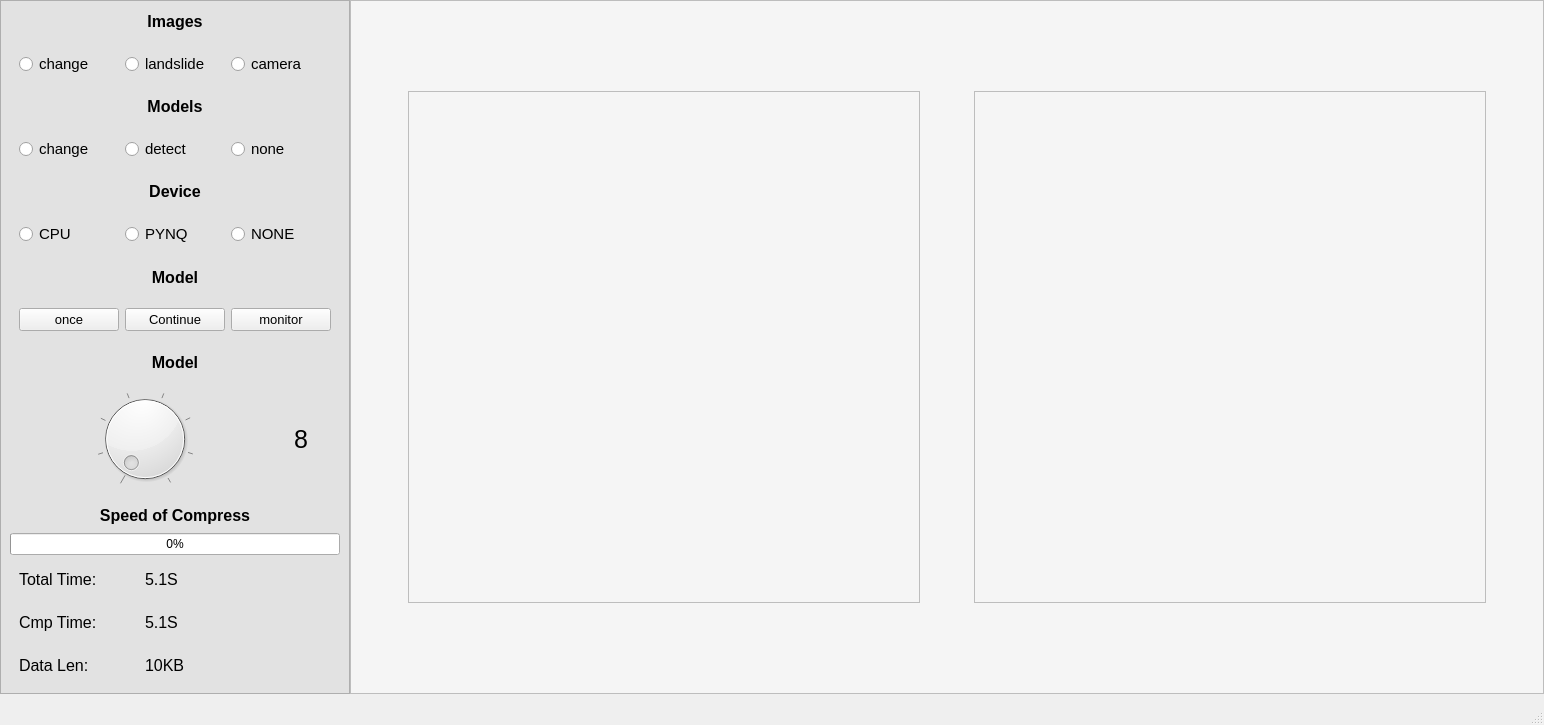
<?xml version="1.0" encoding="UTF-8"?>
<ui version="4.0">
 <class>MainWindow</class>
 <widget class="QMainWindow" name="MainWindow">
  <property name="geometry">
   <rect>
    <x>0</x>
    <y>0</y>
    <width>1544</width>
    <height>725</height>
   </rect>
  </property>
  <property name="windowTitle">
   <string notr="true">高分辨星地协同计算系统——云图</string>
  </property>
  <widget class="QWidget" name="centralwidget">
   <layout class="QHBoxLayout" name="horizontalLayout">
    <property name="spacing">
     <number>0</number>
    </property>
    <property name="leftMargin">
     <number>0</number>
    </property>
    <property name="topMargin">
     <number>0</number>
    </property>
    <property name="rightMargin">
     <number>0</number>
    </property>
    <item>
     <widget class="QFrame" name="frameCtrl">
      <property name="maximumSize">
       <size>
        <width>350</width>
        <height>16777215</height>
       </size>
      </property>
      <property name="font">
       <font>
        <pointsize>10</pointsize>
       </font>
      </property>
      <property name="styleSheet">
       <string notr="true">QFrame {
	background-color: rgb(226, 226, 226);
}</string>
      </property>
      <property name="frameShape">
       <enum>QFrame::StyledPanel</enum>
      </property>
      <property name="frameShadow">
       <enum>QFrame::Raised</enum>
      </property>
      <layout class="QVBoxLayout" name="verticalLayout">
       <item>
        <widget class="QLabel" name="label">
         <property name="minimumSize">
          <size>
           <width>0</width>
           <height>20</height>
          </size>
         </property>
         <property name="maximumSize">
          <size>
           <width>16777215</width>
           <height>16777215</height>
          </size>
         </property>
         <property name="font">
          <font>
           <pointsize>12</pointsize>
           <weight>75</weight>
           <bold>true</bold>
          </font>
         </property>
         <property name="text">
          <string>Images</string>
         </property>
         <property name="alignment">
          <set>Qt::AlignCenter</set>
         </property>
        </widget>
       </item>
       <item>
        <widget class="QWidget" name="w_image" native="true">
         <property name="minimumSize">
          <size>
           <width>0</width>
           <height>50</height>
          </size>
         </property>
         <property name="maximumSize">
          <size>
           <width>16777215</width>
           <height>16777215</height>
          </size>
         </property>
         <layout class="QHBoxLayout" name="horizontalLayout_2">
          <item>
           <widget class="QRadioButton" name="changeImgButton">
            <property name="font">
             <font>
              <pointsize>11</pointsize>
             </font>
            </property>
            <property name="text">
             <string>change</string>
            </property>
           </widget>
          </item>
          <item>
           <widget class="QRadioButton" name="landImgButton">
            <property name="font">
             <font>
              <pointsize>11</pointsize>
             </font>
            </property>
            <property name="text">
             <string>landslide</string>
            </property>
           </widget>
          </item>
          <item>
           <widget class="QRadioButton" name="cameaImgButton">
            <property name="font">
             <font>
              <pointsize>11</pointsize>
             </font>
            </property>
            <property name="text">
             <string>camera</string>
            </property>
           </widget>
          </item>
         </layout>
        </widget>
       </item>
       <item>
        <widget class="QLabel" name="label_4">
         <property name="minimumSize">
          <size>
           <width>0</width>
           <height>20</height>
          </size>
         </property>
         <property name="maximumSize">
          <size>
           <width>16777215</width>
           <height>16777215</height>
          </size>
         </property>
         <property name="font">
          <font>
           <pointsize>12</pointsize>
           <weight>75</weight>
           <bold>true</bold>
          </font>
         </property>
         <property name="text">
          <string>Models</string>
         </property>
         <property name="alignment">
          <set>Qt::AlignCenter</set>
         </property>
        </widget>
       </item>
       <item>
        <widget class="QWidget" name="w_model" native="true">
         <property name="minimumSize">
          <size>
           <width>0</width>
           <height>50</height>
          </size>
         </property>
         <property name="maximumSize">
          <size>
           <width>16777215</width>
           <height>16777215</height>
          </size>
         </property>
         <layout class="QHBoxLayout" name="horizontalLayout_4">
          <item>
           <widget class="QRadioButton" name="changeButton">
            <property name="font">
             <font>
              <pointsize>11</pointsize>
             </font>
            </property>
            <property name="text">
             <string>change</string>
            </property>
           </widget>
          </item>
          <item>
           <widget class="QRadioButton" name="detectButton">
            <property name="font">
             <font>
              <pointsize>11</pointsize>
             </font>
            </property>
            <property name="text">
             <string>detect</string>
            </property>
           </widget>
          </item>
          <item>
           <widget class="QRadioButton" name="nonButton">
            <property name="font">
             <font>
              <pointsize>11</pointsize>
             </font>
            </property>
            <property name="text">
             <string>none</string>
            </property>
           </widget>
          </item>
         </layout>
        </widget>
       </item>
       <item>
        <widget class="QLabel" name="label_10">
         <property name="minimumSize">
          <size>
           <width>0</width>
           <height>20</height>
          </size>
         </property>
         <property name="maximumSize">
          <size>
           <width>16777215</width>
           <height>16777215</height>
          </size>
         </property>
         <property name="font">
          <font>
           <pointsize>12</pointsize>
           <weight>75</weight>
           <bold>true</bold>
          </font>
         </property>
         <property name="text">
          <string>Device</string>
         </property>
         <property name="alignment">
          <set>Qt::AlignCenter</set>
         </property>
        </widget>
       </item>
       <item>
        <widget class="QWidget" name="w_device" native="true">
         <property name="minimumSize">
          <size>
           <width>0</width>
           <height>50</height>
          </size>
         </property>
         <property name="maximumSize">
          <size>
           <width>16777215</width>
           <height>16777215</height>
          </size>
         </property>
         <property name="layoutDirection">
          <enum>Qt::LeftToRight</enum>
         </property>
         <property name="styleSheet">
          <string notr="true"/>
         </property>
         <layout class="QHBoxLayout" name="horizontalLayout_8">
          <item>
           <widget class="QRadioButton" name="cpuButton">
            <property name="font">
             <font>
              <pointsize>11</pointsize>
             </font>
            </property>
            <property name="text">
             <string>CPU</string>
            </property>
           </widget>
          </item>
          <item>
           <widget class="QRadioButton" name="pynqButton">
            <property name="font">
             <font>
              <pointsize>11</pointsize>
             </font>
            </property>
            <property name="text">
             <string>PYNQ</string>
            </property>
           </widget>
          </item>
          <item>
           <widget class="QRadioButton" name="noCmpButton">
            <property name="font">
             <font>
              <pointsize>11</pointsize>
             </font>
            </property>
            <property name="text">
             <string>NONE</string>
            </property>
           </widget>
          </item>
         </layout>
        </widget>
       </item>
       <item>
        <widget class="QLabel" name="label_9">
         <property name="minimumSize">
          <size>
           <width>0</width>
           <height>20</height>
          </size>
         </property>
         <property name="maximumSize">
          <size>
           <width>16777215</width>
           <height>16777215</height>
          </size>
         </property>
         <property name="font">
          <font>
           <pointsize>12</pointsize>
           <weight>75</weight>
           <bold>true</bold>
          </font>
         </property>
         <property name="text">
          <string>Model</string>
         </property>
         <property name="alignment">
          <set>Qt::AlignCenter</set>
         </property>
        </widget>
       </item>
       <item>
        <widget class="QWidget" name="w_cmd" native="true">
         <property name="minimumSize">
          <size>
           <width>0</width>
           <height>50</height>
          </size>
         </property>
         <property name="maximumSize">
          <size>
           <width>16777215</width>
           <height>16777215</height>
          </size>
         </property>
         <layout class="QHBoxLayout" name="horizontalLayout_3">
          <item>
           <widget class="QPushButton" name="onceButton">
            <property name="font">
             <font>
              <pointsize>10</pointsize>
             </font>
            </property>
            <property name="text">
             <string>once</string>
            </property>
           </widget>
          </item>
          <item>
           <widget class="QPushButton" name="continueButton">
            <property name="font">
             <font>
              <pointsize>10</pointsize>
             </font>
            </property>
            <property name="text">
             <string>Continue</string>
            </property>
           </widget>
          </item>
          <item>
           <widget class="QPushButton" name="monitorButton">
            <property name="font">
             <font>
              <pointsize>10</pointsize>
             </font>
            </property>
            <property name="text">
             <string>monitor</string>
            </property>
           </widget>
          </item>
         </layout>
        </widget>
       </item>
       <item>
        <widget class="QLabel" name="label_5">
         <property name="minimumSize">
          <size>
           <width>0</width>
           <height>20</height>
          </size>
         </property>
         <property name="maximumSize">
          <size>
           <width>16777215</width>
           <height>16777215</height>
          </size>
         </property>
         <property name="font">
          <font>
           <pointsize>12</pointsize>
           <weight>75</weight>
           <bold>true</bold>
          </font>
         </property>
         <property name="text">
          <string>Model</string>
         </property>
         <property name="alignment">
          <set>Qt::AlignCenter</set>
         </property>
        </widget>
       </item>
       <item>
        <widget class="QWidget" name="widget" native="true">
         <layout class="QHBoxLayout" name="horizontalLayout_10">
          <property name="spacing">
           <number>0</number>
          </property>
          <item>
           <widget class="QDial" name="pynqDial">
            <property name="sizePolicy">
             <sizepolicy hsizetype="Preferred" vsizetype="Preferred">
              <horstretch>0</horstretch>
              <verstretch>0</verstretch>
             </sizepolicy>
            </property>
            <property name="sizeIncrement">
             <size>
              <width>0</width>
              <height>0</height>
             </size>
            </property>
            <property name="baseSize">
             <size>
              <width>0</width>
              <height>0</height>
             </size>
            </property>
            <property name="layoutDirection">
             <enum>Qt::LeftToRight</enum>
            </property>
            <property name="minimum">
             <number>1</number>
            </property>
            <property name="maximum">
             <number>8</number>
            </property>
            <property name="invertedAppearance">
             <bool>false</bool>
            </property>
            <property name="wrapping">
             <bool>false</bool>
            </property>
            <property name="notchesVisible">
             <bool>true</bool>
            </property>
           </widget>
          </item>
          <item>
           <widget class="QLabel" name="pynqNumLabel">
            <property name="maximumSize">
             <size>
              <width>60</width>
              <height>16777215</height>
             </size>
            </property>
            <property name="font">
             <font>
              <pointsize>19</pointsize>
             </font>
            </property>
            <property name="text">
             <string>8</string>
            </property>
            <property name="alignment">
             <set>Qt::AlignCenter</set>
            </property>
           </widget>
          </item>
         </layout>
        </widget>
       </item>
       <item>
        <widget class="QLabel" name="label_13">
         <property name="minimumSize">
          <size>
           <width>0</width>
           <height>20</height>
          </size>
         </property>
         <property name="maximumSize">
          <size>
           <width>16777215</width>
           <height>16777215</height>
          </size>
         </property>
         <property name="font">
          <font>
           <pointsize>12</pointsize>
           <weight>75</weight>
           <bold>true</bold>
          </font>
         </property>
         <property name="text">
          <string>Speed of Compress</string>
         </property>
         <property name="alignment">
          <set>Qt::AlignCenter</set>
         </property>
        </widget>
       </item>
       <item>
        <widget class="QProgressBar" name="progressBar">
         <property name="value">
          <number>0</number>
         </property>
        </widget>
       </item>
       <item>
        <widget class="QWidget" name="w_total" native="true">
         <property name="minimumSize">
          <size>
           <width>0</width>
           <height>30</height>
          </size>
         </property>
         <layout class="QHBoxLayout" name="horizontalLayout_5">
          <item>
           <widget class="QLabel" name="label_3">
            <property name="maximumSize">
             <size>
              <width>120</width>
              <height>16777215</height>
             </size>
            </property>
            <property name="font">
             <font>
              <pointsize>12</pointsize>
             </font>
            </property>
            <property name="text">
             <string>Total Time:</string>
            </property>
           </widget>
          </item>
          <item>
           <widget class="QLabel" name="time">
            <property name="font">
             <font>
              <pointsize>12</pointsize>
             </font>
            </property>
            <property name="text">
             <string>5.1S</string>
            </property>
           </widget>
          </item>
         </layout>
        </widget>
       </item>
       <item>
        <widget class="QWidget" name="w_cmp" native="true">
         <property name="minimumSize">
          <size>
           <width>0</width>
           <height>30</height>
          </size>
         </property>
         <layout class="QHBoxLayout" name="horizontalLayout_9">
          <item>
           <widget class="QLabel" name="label_11">
            <property name="maximumSize">
             <size>
              <width>120</width>
              <height>16777215</height>
             </size>
            </property>
            <property name="font">
             <font>
              <pointsize>12</pointsize>
             </font>
            </property>
            <property name="text">
             <string>Cmp Time:</string>
            </property>
           </widget>
          </item>
          <item>
           <widget class="QLabel" name="cmpTime">
            <property name="font">
             <font>
              <pointsize>12</pointsize>
             </font>
            </property>
            <property name="text">
             <string>5.1S</string>
            </property>
           </widget>
          </item>
         </layout>
        </widget>
       </item>
       <item>
        <widget class="QWidget" name="w_data" native="true">
         <property name="minimumSize">
          <size>
           <width>0</width>
           <height>30</height>
          </size>
         </property>
         <layout class="QHBoxLayout" name="horizontalLayout_6">
          <item>
           <widget class="QLabel" name="label_7">
            <property name="maximumSize">
             <size>
              <width>120</width>
              <height>16777215</height>
             </size>
            </property>
            <property name="font">
             <font>
              <pointsize>12</pointsize>
             </font>
            </property>
            <property name="text">
             <string>Data Len:</string>
            </property>
           </widget>
          </item>
          <item>
           <widget class="QLabel" name="data">
            <property name="font">
             <font>
              <pointsize>12</pointsize>
             </font>
            </property>
            <property name="text">
             <string>10KB</string>
            </property>
           </widget>
          </item>
         </layout>
        </widget>
       </item>
      </layout>
     </widget>
    </item>
    <item>
     <widget class="QFrame" name="frameShow">
      <property name="styleSheet">
       <string notr="true">QFrame {
	background-color:rgb(245, 245, 245);
}</string>
      </property>
      <property name="frameShape">
       <enum>QFrame::StyledPanel</enum>
      </property>
      <property name="frameShadow">
       <enum>QFrame::Raised</enum>
      </property>
      <layout class="QHBoxLayout" name="horizontalLayout_7">
       <item>
        <widget class="QGraphicsView" name="rawGraph">
         <property name="minimumSize">
          <size>
           <width>512</width>
           <height>512</height>
          </size>
         </property>
         <property name="maximumSize">
          <size>
           <width>512</width>
           <height>512</height>
          </size>
         </property>
        </widget>
       </item>
       <item>
        <widget class="QGraphicsView" name="resGraph">
         <property name="minimumSize">
          <size>
           <width>512</width>
           <height>512</height>
          </size>
         </property>
         <property name="maximumSize">
          <size>
           <width>512</width>
           <height>512</height>
          </size>
         </property>
        </widget>
       </item>
      </layout>
     </widget>
    </item>
   </layout>
  </widget>
  <widget class="QStatusBar" name="statusbar"/>
  <widget class="QMenuBar" name="menubar">
   <property name="geometry">
    <rect>
     <x>0</x>
     <y>0</y>
     <width>1544</width>
     <height>28</height>
    </rect>
   </property>
  </widget>
 </widget>
 <resources/>
 <connections/>
</ui>
